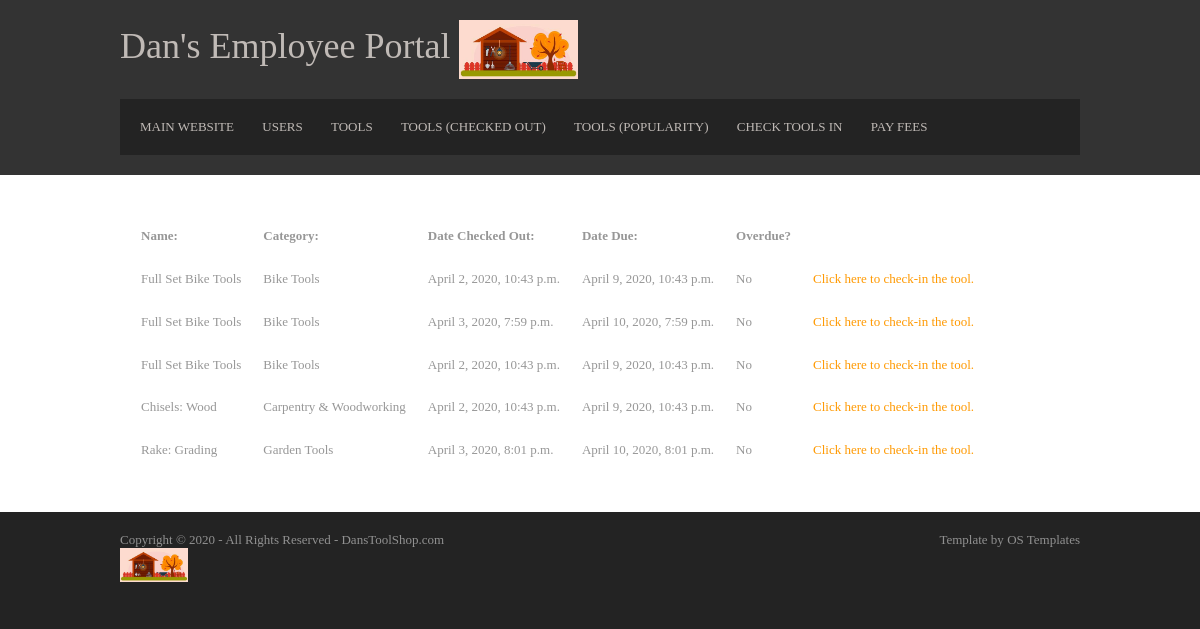
The app's page /Toolshop/Employee/check_in (signed in), older data.
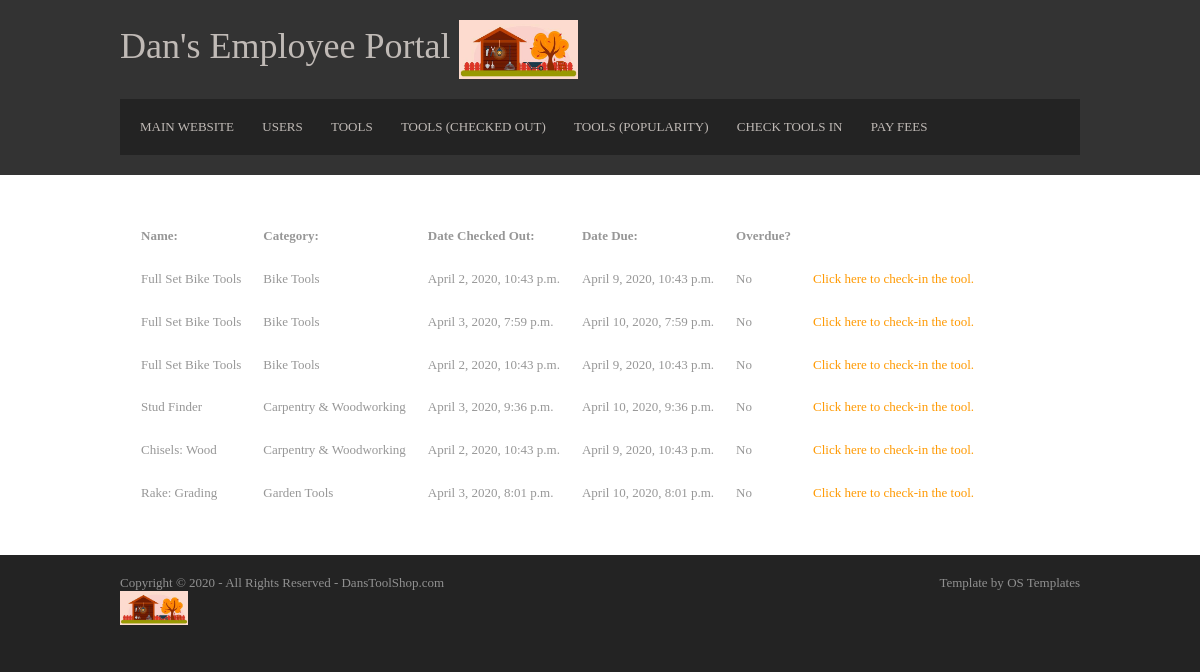
The same page, newer data.
### Toolshop/models.py (models this page shows, shortened)
class Tool(models.Model):
    name = models.CharField(max_length=100)
    category = models.CharField(max_length=100)
    times_checked_out = models.IntegerField()
    cost = models.IntegerField()
    condition = models.TextField(blank=True)  # Blank here means "Can be blank" sometimes.
    is_checked_out = models.BooleanField(default=False)
    date_checked_out = models.DateTimeField(blank=True, null=True)  # Blank\null here means "Can be blank" sometimes.
    who_checked_out = models.CharField(max_length=100, blank=True)  # Blank here means "Can be blank" sometimes.
    def get_due_date(self):
        if self.date_checked_out is None or self.date_checked_out == "":
            return False
        return self.date_checked_out + timedelta(days=7)
    def is_overdue(self):
        if self.date_checked_out is None or self.date_checked_out == "":
            return False
        return self.date_checked_out + timedelta(days=7) < timezone.now()

### Toolshop/views.py (the view)
# urls.py: path('Employee/check_in', views.check_in_page, name='check_in'),
@permission_required('user.is_staff')
def check_in_page(request):
    tools_list = Tool.objects.filter(is_checked_out=True)
    context = {
        'tools_list': tools_list,
    }
    return render(request, 'Toolshop/reports_checkin.html', context)

### Toolshop/templates/Toolshop/reports_checkin.html (shortened to what this page needs)
<!DOCTYPE html>
<html lang="en" dir="ltr">
<head>
  {% load static %}
  <link rel="stylesheet" href="{% static 'Toolshop/layout.css' %}">
</head>
<body>
<div class="wrapper row1">
  <header id="header" class="clear">
    <div id="hgroup">
      <h1><a href="{% url 'Toolshop:index' %}">Dan's Employee Portal
      <img src="{% static 'Toolshop/logo.jpg' %}" style="width:15%"></a></h1>
    </div>
    <nav>
      <ul>
        <li><a href="{% url 'Toolshop:index' %}">Main Website</a></li>
        <li><a href="{% url 'Toolshop:reports_users' %}">Users</a></li>
        <li><a href="{% url 'Toolshop:reports_tools' sort_by='all' %}">Tools</a></li>
        <li><a href="{% url 'Toolshop:reports_tools' sort_by='checked_out' %}">Tools (Checked out)</a></li>
        <li><a href="{% url 'Toolshop:reports_tools' sort_by='popularity' %}">Tools (Popularity)</a></li>
        <li><a href="{% url 'Toolshop:check_in' %}">Check Tools In</a></li>
        <li><a href="{% url 'Toolshop:pay_fee_page' %}">Pay Fees</a></li>
      </ul>
    </nav>
  </header>
</div>
<div class="wrapper row2">
  <div id="container" class="clear">
    <div id="homepage">
      {% if tools_list %}
		<table cellspacing="20">
          <tr>
            <th>Name:</th>
            <th>Category:</th>
            <th>Date Checked Out:</th>
            <th>Date Due:</th>
            <th>Overdue?</th>
            <th></th>
          </tr>
			{% for tool in tools_list %}
          <tr>
            <td>{{tool.name}}</td>
            <td>{{tool.category}}</td>
            <td>{{tool.date_checked_out}}</td>
            <td>{{tool.get_due_date}}</td>
            <td>
              {% if tool.is_overdue %}
              Yes
              {% else %}
              No
              {% endif %}
            </td>
            <td>
                <a href="{% url 'Toolshop:check_in_tool' tool.id %}">Click here to check-in the tool.</a>
            </td>
          </tr>
			{% endfor %}
		</table>
		{% else %}
    		<p>No tools currently checked out.</p>
		{% endif %}
    </div>
  </div>
</div>
<div class="wrapper row3">
  <footer id="footer" class="clear">
    <p class="fl_left">Copyright &copy; 2020 - All Rights Reserved - <a href="#">DansToolShop.com<br><img src="{% static 'Toolshop/logo.jpg' %}" style="width:15%"> </a></p>
    <p class="fl_right">Template by <a target="_blank" href="https://www.os-templates.com/" title="Free Website Templates">OS Templates</a></p>
  </footer>
</div>
</body>
</html>

Row changes from the older to the newer data that the page shows:
now on this page (row edited): Tool: name "Stud Finder", category "Carpentry & Woodworking", date_checked_out "April 3, 2020, 9:36 p.m.", get_due_date "April 10, 2020, 9:36 p.m.", shows "No"
